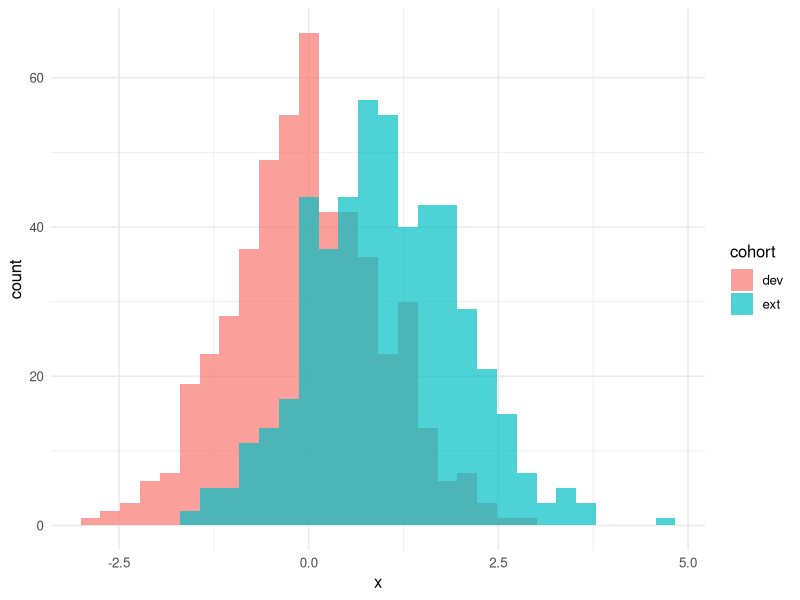

This figure's R source:
# ============================================================
# Biostatistics Courses
# Course 4 — Week 3, Session 5: Time-dependent Brier, IPA, external validation
# ============================================================

# --- 0. Setup --------------------------------------------------
library(tidyverse)
library(survival)
library(pROC)
set.seed(42)
theme_set(theme_minimal(base_size = 12))

# --- 1. Hypothesis / Goal --------------------------------------
# Evaluate a Cox model fitted on dev cohort against an external
# cohort with shifted covariate distribution; compute AUC, Brier,
# IPA, and a calibration plot.

# --- 2. Data ---------------------------------------------------
make_cohort <- function(n, mu_x = 0, beta = 0.6) {
  x <- rnorm(n, mu_x)
  lp <- beta * x
  t <- rexp(n, rate = exp(lp - 1))
  c <- rexp(n, rate = 0.1)
  time <- pmin(t, c); event <- as.integer(t <= c)
  tibble(x = x, time = time, event = event)
}
dev <- make_cohort(500, mu_x = 0)
ext <- make_cohort(500, mu_x = 1.0)

# --- 3. Visualise ----------------------------------------------
p1 <- bind_rows(dev |> mutate(cohort = "dev"),
                ext |> mutate(cohort = "ext")) |>
  ggplot(aes(x, fill = cohort)) +
  geom_histogram(bins = 30, alpha = 0.7, position = "identity")
print(p1)

# --- 4. Assumptions --------------------------------------------
# Independent right censoring; proportional hazards on dev cohort.

# --- 5. Conduct / Fit ------------------------------------------
fit <- coxph(Surv(time, event) ~ x, data = dev)
horizon <- 3
# Match the mean-centred baseline hazard to the same prediction reference.
# This helper is for the unstratified, fixed-covariate model used in this lab.
predict_surv <- function(fit, newdata, t) {
  bh <- basehaz(fit, centered = TRUE)
  stopifnot(length(t) == 1, is.finite(t), t >= 0, t <= max(bh$time))
  H0 <- c(0, bh$hazard)[findInterval(t, bh$time) + 1L]
  lp <- predict(fit, newdata = newdata, type = "lp", reference = "sample")
  exp(-H0 * exp(lp))
}

# Marginal IPCW is valid here because censoring is independent of X and T.
# Censoring that depends on predictors needs a conditional censoring model.
horizon_weights <- function(data, t) {
  g <- survfit(Surv(time, 1 - event) ~ 1, data = data)
  g_before <- c(1, g$surv)[findInterval(data$time, g$time, left.open = TRUE) + 1L]
  g_at <- c(1, g$surv)[findInterval(t, g$time) + 1L]
  cases <- data$event == 1 & data$time <= t
  controls <- data$time > t
  if (g_at <= 0 || any(g_before[cases] <= 0))
    stop("Insufficient censoring support at this horizon")
  weights <- numeric(nrow(data))
  weights[cases] <- 1 / g_before[cases]
  weights[controls] <- 1 / g_at
  list(cases = cases, controls = controls, weights = weights)
}

score_horizon <- function(data, p_event, t) {
  stopifnot(length(p_event) == nrow(data), all(is.finite(p_event)),
            all(p_event >= 0 & p_event <= 1))
  w <- horizon_weights(data, t)
  brier <- mean(w$weights * (as.numeric(w$cases) - p_event)^2)
  km <- survfit(Surv(time, event) ~ 1, data = data)
  null_risk <- 1 - c(1, km$surv)[findInterval(t, km$time) + 1L]
  null_brier <- mean(w$weights * (as.numeric(w$cases) - null_risk)^2)
  # Cumulative/dynamic AUC: observed cases by t against survivors beyond t.
  auc <- NA_real_
  if (any(w$cases) && any(w$controls)) {
    order_control <- order(p_event[w$controls])
    control_risk <- p_event[w$controls][order_control]
    cumulative_weight <- c(0, cumsum(w$weights[w$controls][order_control]))
    below <- cumulative_weight[findInterval(p_event[w$cases], control_risk,
                                           left.open = TRUE) + 1L]
    at_or_below <- cumulative_weight[findInterval(p_event[w$cases], control_risk) + 1L]
    auc <- sum(w$weights[w$cases] * (below + .5 * (at_or_below - below))) /
      (sum(w$weights[w$cases]) * sum(w$weights[w$controls]))
  }
  c(auc = auc, brier = brier,
    ipa = if (null_brier > 0) 1 - brier / null_brier else NA_real_)
}

s_dev <- predict_surv(fit, dev, horizon)
s_ext <- predict_surv(fit, ext, horizon)
metrics_dev <- score_horizon(dev, 1 - s_dev, horizon)
metrics_ext <- score_horizon(ext, 1 - s_ext, horizon)
b_dev <- unname(metrics_dev["brier"]); b_ext <- unname(metrics_ext["brier"])
ipa_dev <- unname(metrics_dev["ipa"]); ipa_ext <- unname(metrics_ext["ipa"])
auc_dev <- unname(metrics_dev["auc"]); auc_ext <- unname(metrics_ext["auc"])
rbind(development_apparent = metrics_dev, external = metrics_ext)

# --- 6. Report -------------------------------------------------
cat(sprintf("IPA dev: %.2f, IPA ext: %.2f\n", ipa_dev, ipa_ext))
cat(sprintf("Brier dev: %.3f, Brier ext: %.3f\n", b_dev, b_ext))
